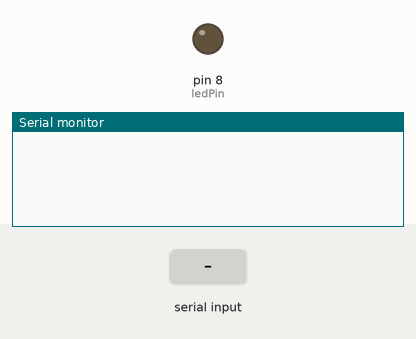
This sketch was run on a simulated Arduino Uno, built with avr-gcc and run on an emulated ATmega328P. Shown: output pins drawn as LEDs (lit = HIGH), the last lines printed to the serial monitor. The test bench sets the inputs (shaded band).

Above: at 1.2 s.
1.3 s: "devicePort1-Off\n" received over the second serial link
At 2.5 s:
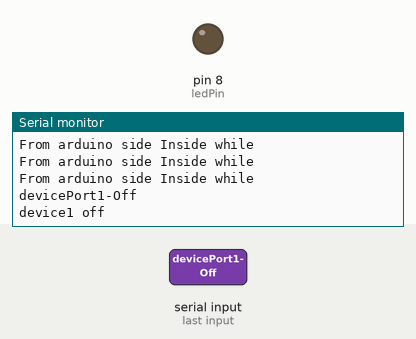
3.0 s: "devicePort1-On\n" received over the second serial link
At 3.4 s:
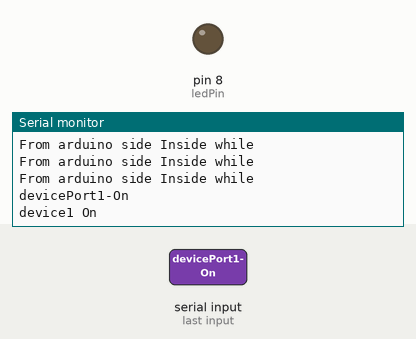
4.5 s: "On\n" received over the second serial link
At 5.4 s:
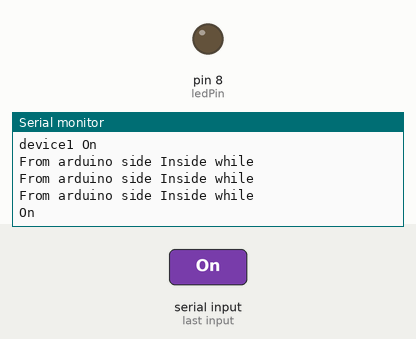

The sketch:

arduino.ino
```cpp
#include <SoftwareSerial.h>

SoftwareSerial ArduinoSerial(3, 2);  // Rx, TX

int ledPin = 8;
String IncomindData = "";
String Temp = "";

const int analogIn = A0;
int mVperAmp = 100; // use 100 for 20A Module and 66 for 30A Module
int RawValue= 0;
int ACSoffset = 2500;
double Voltage = 0;
double Amps = 0;
float power = 0;
float energy_KWH = 0;
uint32_t lastTime=0;
uint32_t currentTime=0;
uint32_t timeInterval=1000;
String motorStatus = "Off";

void setup()
{
    // put your setup code here, to run once:
    Serial.begin(115200);
    ArduinoSerial.begin(4800);

    pinMode(ledPin, OUTPUT);
    digitalWrite(ledPin, LOW);
}

void loop()
{
    currentTime = millis();
    // put your main code here, to run repeatedly:

    while (ArduinoSerial.available() > 0) {
        Serial.println("From arduino side Inside while");
        char var = ArduinoSerial.read();
        Temp = String(var);
        IncomindData += Temp;
    }

    Serial.println(IncomindData);

    if (IncomindData.indexOf("devicePort1-Off") > -1) {
        //digitalWrite(ledPin, LOW);
        Serial.println("device1 off");
    }

    if (IncomindData.indexOf("devicePort1-On") > -1) {
        //digitalWrite(ledPin, High);
        Serial.println("device1 On");
    }


    IncomindData = "";


//Power Consumption Code

    if (motorStatus == "On") {
        RawValue = analogRead(analogIn);
        Voltage = (RawValue / 1024.0) * 5000; // Gets you mV
        Amps = ((Voltage - ACSoffset) / mVperAmp);

        power = (Voltage / 1000) * Amps;
        energy_KWH = energy_KWH + (power / 1000) * (currentTime - lastTime) / (60 * 60 * 1000);

        Serial.print("Raw Value = "); // shows pre-scaled value
        Serial.print(RawValue);
        Serial.print("\t mV = "); // shows the voltage measured
        Serial.print(Voltage, 3);
// the '3' after voltage allows you to display 3 digits after decimal point
        Serial.print("\t Amps = "); // shows the voltage measured
        Serial.print(Amps, 3);
// the '3' after voltage allows you to display 3 digits after decimal point

        Serial.print("  Power Value = ");
        Serial.print(power);

        Serial.print("  KWH  Value = ");
        Serial.print(energy_KWH, 6);
        Serial.println();

        lastTime = millis();
    }


// swnd data to nodemcu
//    ArduinoSerial.print(energy_KWH, 6);
    String messageString = "devicePort1:" + String(energy_KWH,6) +",devicePort2:123,devicePort3:222,devicePort4:443,";
    ArduinoSerial.print(messageString);
    ArduinoSerial.print("\n");
    messageString = "";

    delay(100);
}
```

Measured:
- after the input at 1.3 s, the serial monitor: prints a new line after 0.19 s (image 1)
- after the input at 3.0 s, the serial monitor: prints a new line after 0.06 s (image 2)
- after the input at 4.5 s, the serial monitor: prints a new line after 0.05 s (image 3)
